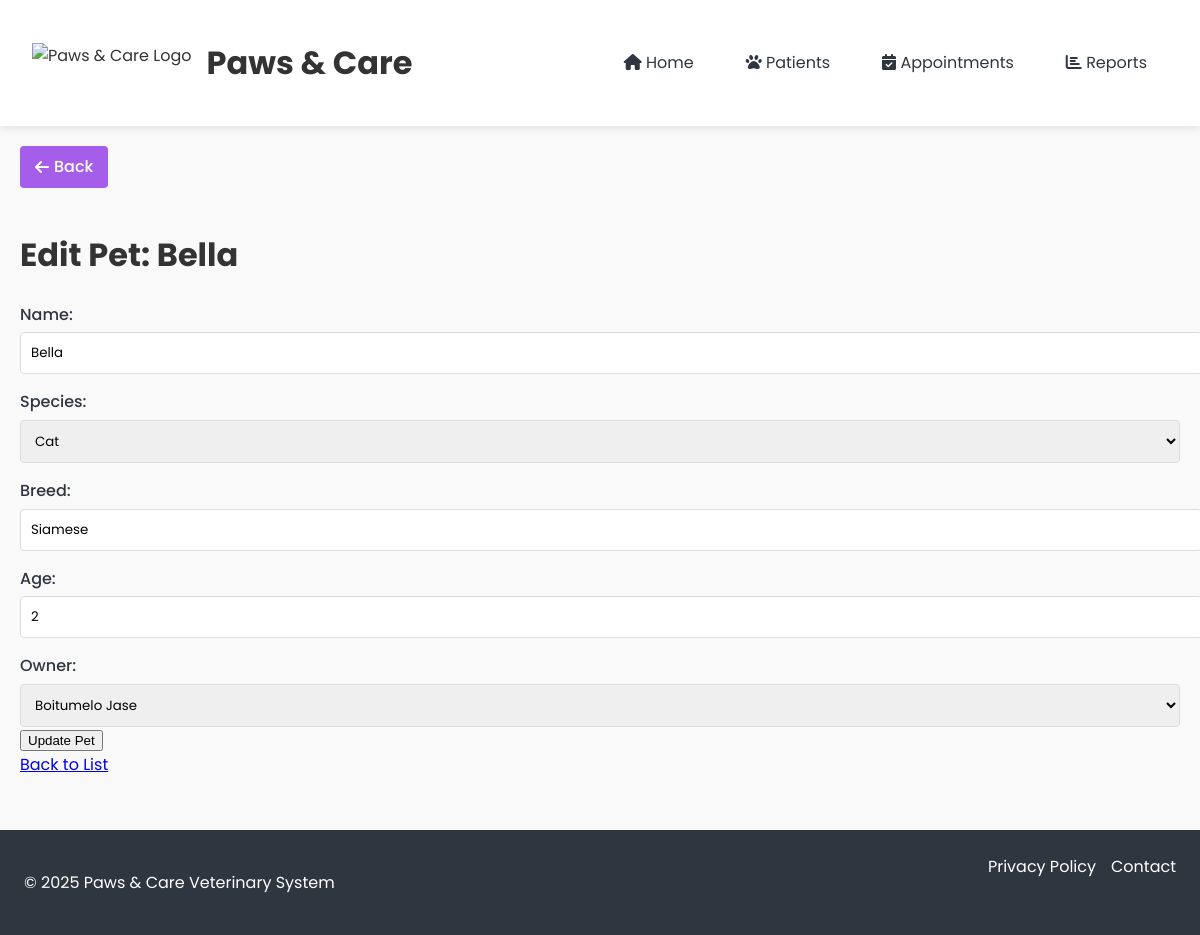
/pets/edit_pet.php?id=2, run on the app's committed database.
### tables this page shows
CREATE TABLE `Pets` (
  `Pet_ID` int NOT NULL AUTO_INCREMENT,
  `Name` varchar(50) NOT NULL,
  `Species` varchar(50) NOT NULL,
  `Breed` varchar(50) DEFAULT NULL,
  `Age` int DEFAULT NULL,
  `Owner_ID` int DEFAULT NULL,
  PRIMARY KEY (`Pet_ID`),
  KEY `Owner_ID` (`Owner_ID`),
  CONSTRAINT `Pets_ibfk_1` FOREIGN KEY (`Owner_ID`) REFERENCES `Owners` (`Owner_ID`) ON DELETE CASCADE
);

CREATE TABLE `Owners` (
  `Owner_ID` int NOT NULL AUTO_INCREMENT,
  `Name` varchar(100) NOT NULL,
  `Contact` varchar(20) NOT NULL,
  `Email` varchar(100) NOT NULL,
  PRIMARY KEY (`Owner_ID`),
  UNIQUE KEY `Email` (`Email`)
);

### pets/edit_pet.php (the view, shortened to what this page needs)
<?php
require_once '../config/db.php';
if (isset($_GET['id'])) {
    $pet_id = $_GET['id'];
    $stmt = $pdo->prepare("SELECT * FROM Pets WHERE Pet_ID = ?");
    $stmt->execute([$pet_id]);
    $pet = $stmt->fetch();
}
$owners = $pdo->query("SELECT Owner_ID, Name FROM Owners")->fetchAll();
require_once '../includes/header.php';
?>
<!DOCTYPE html>
<html>
<head>
    <link rel="stylesheet" href="../assets/css/style.css">
</head>
<body>
    <h1>Edit Pet: <?= htmlspecialchars($pet['Name']) ?></h1>
    <form method="POST">
        <label>Name:</label>
        <input type="text" name="name" value="<?= htmlspecialchars($pet['Name']) ?>" required>
        <label>Species:</label>
        <select name="species" required>
            <option value="Cat" <?= $pet['Species'] === 'Cat' ? 'selected' : '' ?>>Cat</option>
        </select>
        <label>Breed:</label>
        <input type="text" name="breed" value="<?= htmlspecialchars($pet['Breed']) ?>">
        <label>Age:</label>
        <input type="number" name="age" value="<?= $pet['Age'] ?>">
        <label>Owner:</label>
        <select name="owner_id" required>
            <?php foreach ($owners as $owner): ?>
                <option value="<?= $owner['Owner_ID'] ?>"
                    <?= $owner['Owner_ID'] == $pet['Owner_ID'] ? 'selected' : '' ?>>
                    <?= htmlspecialchars($owner['Name']) ?>
                </option>
            <?php endforeach; ?>
        </select>
        <button type="submit">Update Pet</button>
    </form>
    <a href="list_pets.php">Back to List</a>
</body>
</html>
<?php
require_once '../includes/footer.php';
?>

### assets/css/style.css (style rules this page uses)
:root { --primary: #4b7bec; --secondary: #a55eea; --light: #f5f6fa; --dark: #2f3640; --success: #20bf6b; --warning: #fa8231; --danger: #eb3b5a; }
body { font-family: 'Poppins', sans-serif; margin: 0; padding: 0; background-color: #f9f9f9; color: #333; line-height: 1.6; }
label { display: block; margin: 15px 0 5px; font-weight: 500; color: var(--dark); }
input[type="text"], input[type="number"], input[type="date"], input[type="time"], input[type="email"], select, textarea { width: 100%; padding: 10px; border: 1px solid #ddd; border-radius: 4px; font-family: 'Poppins', sans-serif; transition: border 0.3s; }

### data on the page
pets: Name "Bella", name "Bella", species "Cat", breed "Siamese", age "2", owner_id "Boitumelo Jase"
